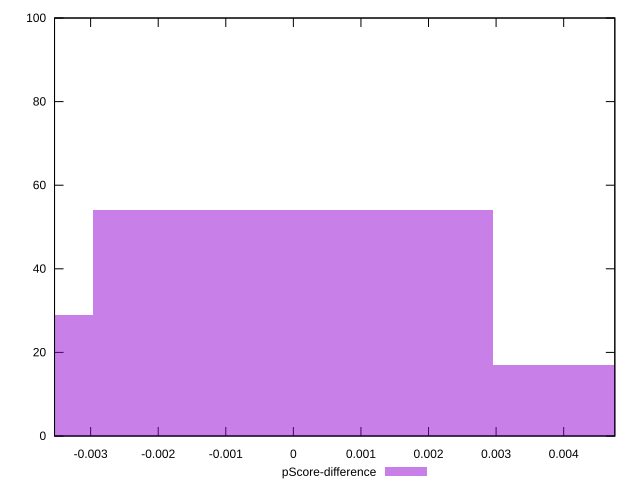

The gnuplot source for this figure:
reset

$pScoreDifference <<EOF
-0.005918239984965521 29
0 54
0.005918239984965521 17
EOF

set key outside below
set boxwidth 0.005918239984965521
set xrange [-0.0035342237039838013:0.004756921823850291]
set yrange [0:100]
set trange [0:100]
set style fill transparent solid 0.5 noborder
set terminal svg size 640, 490 enhanced background rgb 'white'
set output "report_00026_2021-02-22T21:38:55.199Z/cumulative-layout-shift/samples/pages+cached/pScore-difference/histogram.svg"

plot $pScoreDifference title "pScore-difference" with boxes

reset
